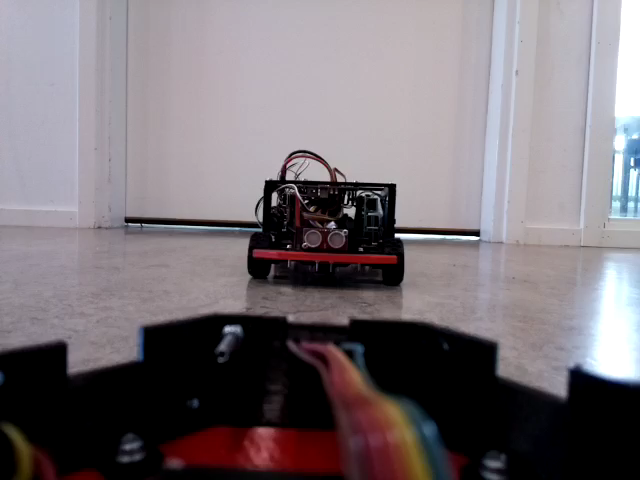
#> input picture project/opendlv-perception-kiwi-detection/tests_based_on_classical_CV/1534849290467891.png, 640 x 480 px; its folder holds only this picture in this run
$ python classical_kiwi_detector.py
#> lines starting #> are read from the running program, lines starting #| are printed output that depends on the picture; after the words box and inside, x2 and y2 are one past the last pixel; in counts of white or black regions, pixels touching at a corner belong together
"""
Created by Jan Schiffeler on 12.05.20
jan.schiffeler[at]gmail.com

Changed by


Python 3.8
Library version:
openCV 4.2

TODO Mask edge image with colour thresholded image. So only complex black areas are detected
"""
import cv2
import numpy as np
import matplotlib.pyplot as plt


def find_kiwi_box(img_name):
#> called with img_name = '1534849290467891.png'
    img_colour = cv2.imread(img_name, 1)
#> img_colour is the input picture: shape (480, 640, 3); mean B, G, R 118.9, 113.9, 121.6
    img_colour_cut = img_colour[130:310, :, :]
    img = cv2.imread(img_name, 0)
#> img: shape (480, 640); min 0, max 255, mean 116.3
    img_cut = img[130:310, :]
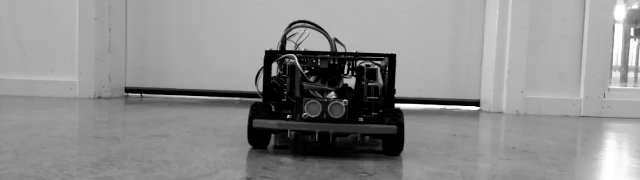
#> img_cut: shape (180, 640); min 0, max 255, mean 140.7
    img_edges = cv2.Canny(img_cut, 100, 200)
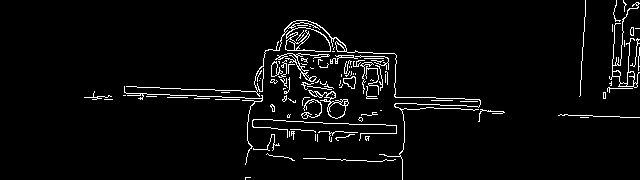
#> img_edges: shape (180, 640); 3.9% white in thin lines or dots, all inside (x1, y1, x2, y2) = (84, 0, 640, 180)

    kernel = np.ones((5, 5), np.uint8)
    dilation = cv2.dilate(img_edges, kernel, iterations=2)
#> dilation: shape (180, 640); 23.6% white; 6 white regions, box (x1, y1, x2, y2) and area: (119, 16, 509, 180) 21737, (599, 0, 640, 103) 3054, (575, 0, 590, 101) 957, (554, 110, 640, 122) 836, (80, 87, 117, 104) 474, (241, 173, 255, 180) 98
    img_edges = cv2.erode(dilation, kernel, iterations=2)
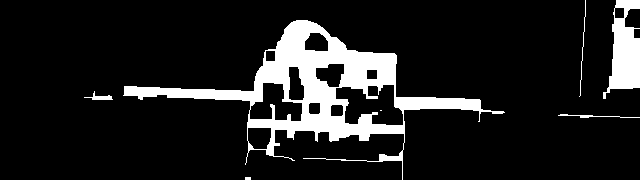
#> img_edges: shape (180, 640); 12.3% white; 7 white regions (2 under 20 px), largest, box (x1, y1, x2, y2) and area: (123, 20, 505, 180) 11723, (603, 0, 640, 99) 2070, (558, 114, 640, 118) 112, (84, 91, 113, 100) 98, (579, 0, 586, 97) 97

    horizontal = np.sum(img_edges, 0)
#> horizontal = 640 values, max 28560 at index 304, min 0 at index 0, mean 5625.9
    vertical = np.sum(img_edges, 1)
#> vertical = 180 values, max 56865 at index 97, min 255 at index 165, mean 20003.3
    horizontal_zero = np.zeros_like(horizontal)
#> horizontal_zero = 640 values from 0 to 0
    vertical_zero = np.zeros_like(vertical)
#> vertical_zero = 180 values from 0 to 0

    # smoothing the curve
    for n in range(10):
        horizontal_zero += np.roll(horizontal, n) + np.roll(horizontal, -n)
        vertical_zero += np.roll(vertical, n) + np.roll(vertical, -n)
#> after the loop, horizontal_zero = 640 values, max 456195 at index 308, min 0 at index 9, mean 112518.8; vertical_zero = 180 values, max 884085 at index 97, min 14790 at index 170, mean 400066.7
    horizontal += horizontal_zero
#> horizontal = 640 values, max 481440 at index 308, min 0 at index 9, mean 118144.7
    vertical += vertical_zero
#> vertical = 180 values, max 940950 at index 97, min 15045 at index 170, mean 420070

    horizontal_max = np.argmax(horizontal)
#> horizontal_max = 308
    vertical_max = np.argmax(vertical)
#> vertical_max = 97

    # use fixed rect size (Half maximum doesn't work better)
    box_radius = 150
    v_l = vertical_max - box_radius if vertical_max - box_radius > 0 else 0
#> v_l = 0
    v_u = vertical_max + box_radius if vertical_max + box_radius < vertical.shape else vertical.shape[0]
#> v_u = 180
    h_l = horizontal_max - box_radius if horizontal_max - box_radius > 0 else 0
#> h_l = 158
    h_u = horizontal_max + box_radius if horizontal_max + box_radius < horizontal.shape else horizontal.shape[0]
#> h_u = 458

    # print(f'{h_u=}, {h_l=}, {v_u=}, {v_l=}')
    # print(horizontal[horizontal_max]/horizontal.mean())
    # print(np.median(horizontal))

    roi = img_cut[v_l:v_u, h_l:h_u]
    ret, roi = cv2.threshold(roi, 100, 255, cv2.THRESH_BINARY_INV)
#> roi: shape (180, 300); 34.8% white; 21 white regions (18 under 20 px), largest, box (x1, y1, x2, y2) and area: (0, 20, 300, 180) 18593, (160, 173, 179, 180) 54, (102, 176, 117, 179) 24
    # roi = cv2.adaptiveThreshold(roi, 255, cv2.ADAPTIVE_THRESH_GAUSSIAN_C, \
    #                       cv2.THRESH_BINARY, 49, 2)

    roi = cv2.erode(roi, kernel, iterations=5)
#> roi: shape (180, 300); 6.3% white; 6 white regions (1 under 20 px), largest, box (x1, y1, x2, y2) and area: (100, 106, 236, 160) 3200, (165, 73, 175, 81) 66, (138, 83, 144, 96) 62, (199, 99, 203, 108) 36, (115, 86, 117, 99) 26
    roi = cv2.dilate(roi, kernel, iterations=8)
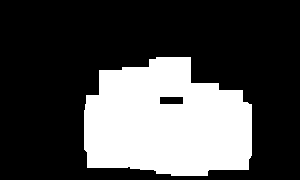
#> roi: shape (180, 300); 29.3% white; 1 white region

    contours, _ = cv2.findContours(roi, cv2.RETR_TREE, cv2.CHAIN_APPROX_SIMPLE)
#> contours = 2 contours; box (x1, y1, x2, y2) and area: (84, 57, 252, 176) 15694, (159, 96, 184, 105) 190
    contours_poly = []
    boundRect = []
    for i, c in enumerate(contours):
        contours_poly.append(cv2.approxPolyDP(c, 3, True))
        boundRect.append(cv2.boundingRect(contours_poly[i]))
#> this loop made 2 passes
#> after the loop, boundRect = [(84, 57, 168, 119), (159, 96, 25, 9)]; contours_poly = 2 contours; box (x1, y1, x2, y2) and area: (84, 57, 252, 176) 15593, (159, 96, 184, 105) 162

    drawing = np.repeat(roi[:, :, np.newaxis], 3, 2)
#> drawing: shape (180, 300, 3); 29.3% white; 1 white region
    data_roi = img_colour_cut[v_l:v_u, h_l:h_u].copy()
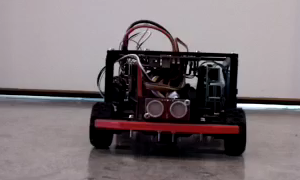
#> data_roi: shape (180, 300, 3); mean B, G, R 115.9, 112.4, 122.6
    drawing = cv2.bitwise_and(drawing, data_roi)

    # filter unlikely bounding boxes
    popper = []
    for i in range(len(boundRect)):
        width = int(boundRect[i][2])
        height = int(boundRect[i][3])
        if width < 80 or height < 80 or height/width > 1.5:
            popper.append(i)
#> this loop made 2 passes
#> (width, height) on passes 1 to 2: (168, 119), (25, 9)
#> after the loop, popper = [1]

    if popper is not None:
        popper.reverse()

    for i in popper:
        boundRect.pop(i)
        contours_poly.pop(i)
#> this loop made 1 pass
#> after the loop, boundRect = [(84, 57, 168, 119)]; contours_poly = 1 contour; box (x1, y1, x2, y2) and area: (84, 57, 252, 176) 15593

    for i in range(len(boundRect)):
        color = (180, 0, 255)
        # cv2.drawContours(drawing, contours_poly, i, color)
        cv2.rectangle(drawing,
                      (int(boundRect[i][0]), int(boundRect[i][1])),
                      (int(boundRect[i][0]+boundRect[i][2]), int(boundRect[i][1]+boundRect[i][3])),
                      color, 2)
#> this loop made 1 pass
#> color on pass 1: (180, 0, 255)
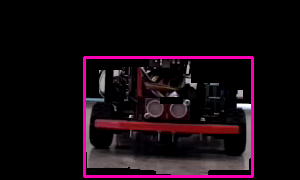
#> drawing: shape (180, 300, 3); mean of channels 0, 1, 2 16, 9.5, 21.5; drawn as B, G, R

    if len(boundRect) != 1:
        detection = "No Kiwi Car"
    else:
        detection = "There is a Kiwi Car!"

    img_colour = cv2.rectangle(img_colour, (h_l, v_l + 130), (h_u, v_u + 130), (0, 255, 0), thickness=4)
#> img_colour: shape (480, 640, 3); 1.56% of pixels changed, all inside (x1, y1, x2, y2) = (156, 128, 461, 313)

    fig, ((ax1, ax2), (ax3, ax4)) = plt.subplots(nrows=2, ncols=2)
    ax1.set(title=img_name)
    ax2.set(title="vertical edge density distribution")
    ax3.set(title="horizontal edge density distribution")
    ax4.set(title=detection)
    ax1.imshow(np.flip(img_colour, 2))
    ax3.plot(horizontal)
    ax2.plot(vertical, np.arange(vertical.shape[0]))
    ax4.imshow(np.flip(drawing, 2), cmap='gray')
    plt.show()
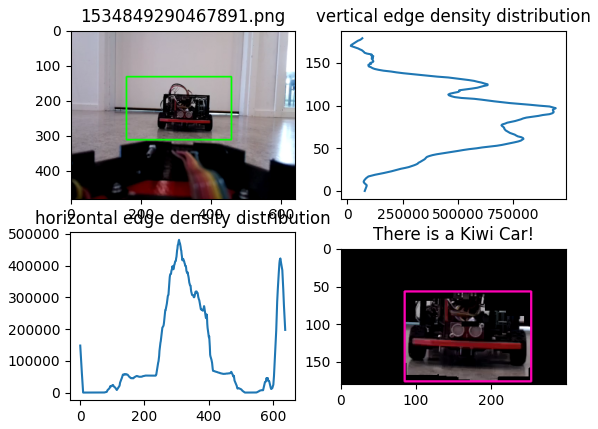
#> figure drawn by matplotlib, 4 panels; panel 3: curve peaks at x = 308, y = 481440


if __name__ == "__main__":
    import glob
    import os

    for pathAndFilename in glob.iglob(os.path.join("*.png")):
        # print(pathAndFilename)
        title, ext = os.path.splitext(os.path.basename(pathAndFilename))
        find_kiwi_box(title + '.png')

$ run again, on project/opendlv-perception-kiwi-detection/tests_based_on_classical_CV/1534849383150307.png
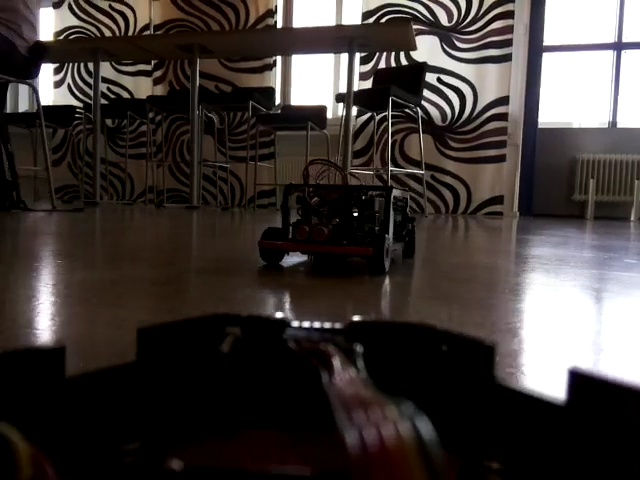
#> input picture project/opendlv-perception-kiwi-detection/tests_based_on_classical_CV/1534849383150307.png, 640 x 480 px
#> in find_kiwi_box, img_colour is the input picture: shape (480, 640, 3); mean B, G, R 55.1, 57.5, 63.8
#> dilation: shape (180, 640); 42.4% white; 16 white regions, largest, box (x1, y1, x2, y2) and area: (7, 0, 527, 180) 38942, (574, 20, 640, 107) 4215, (27, 128, 60, 180) 1250
#> in find_kiwi_box, `img_edges = cv2.erode(dilation, kernel, iterations=2)`:
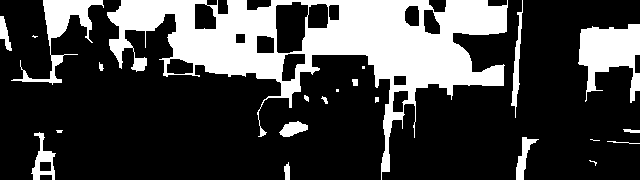
#> img_edges: shape (180, 640); 25.6% white; 22 white regions (6 under 20 px), largest, box (x1, y1, x2, y2) and area: (107, 0, 508, 180) 22743, (578, 24, 640, 103) 2803, (11, 0, 104, 85) 1792
#> in find_kiwi_box, `horizontal = np.sum(img_edges, 0)`: horizontal = 640 values, max 37485 at index 385, min 0 at index 104, mean 11770.2
#> in find_kiwi_box, `vertical = np.sum(img_edges, 1)`: vertical = 180 values, max 106335 at index 29, min 3060 at index 108, mean 41849.8
#> after the loop in find_kiwi_box, `for n in range(10):`: horizontal_zero = 640 values, max 591090 at index 389, min 0 at index 548, mean 235404.8; vertical_zero = 180 values, max 1813815 at index 29, min 96135 at index 113, mean 836995
#> in find_kiwi_box, `horizontal += horizontal_zero`: horizontal = 640 values, max 627810 at index 389, min 0 at index 548, mean 247175.1
#> in find_kiwi_box, `vertical += vertical_zero`: vertical = 180 values, max 1920150 at index 29, min 102000 at index 113, mean 878844.8
#> horizontal_max = 389
#> vertical_max = 29
#> v_l = 0
#> v_u = 179
#> h_l = 239
#> h_u = 539
#> contours = 1 contour; box (x1, y1, x2, y2) and area: (0, 0, 300, 179) 50094
#> the loop in find_kiwi_box, `for i, c in enumerate(contours):` made 1 pass
#> after the loop in find_kiwi_box, `for i, c in enumerate(contours):`: boundRect = [(0, 0, 300, 179)]; contours_poly = 1 contour; box (x1, y1, x2, y2) and area: (0, 0, 300, 179) 49960
#> the loop in find_kiwi_box, `for i in range(len(boundRect)):` made 1 pass
#> (width, height) on pass 1: (300, 179)
#> after the loop in find_kiwi_box, `for i in range(len(boundRect)):`: popper = []
#> the loop in find_kiwi_box, `for i in range(len(boundRect)):` made 1 pass
#> color on pass 1: (180, 0, 255)
#> img_colour: shape (480, 640, 3); 1.56% of pixels changed, all inside (x1, y1, x2, y2) = (237, 128, 542, 312)
#> in find_kiwi_box, `plt.show()`:
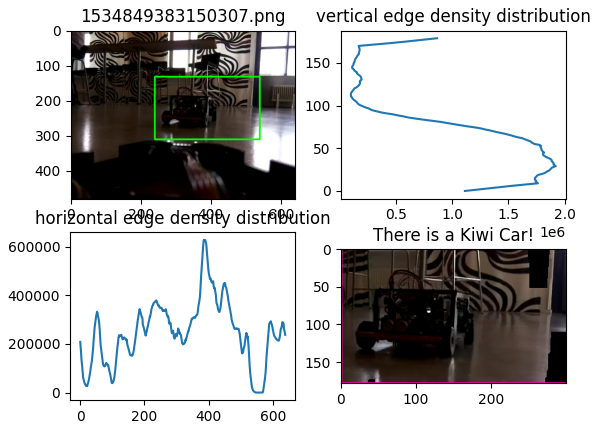
#> figure drawn by matplotlib, 4 panels; panel 3: curve peaks at x = 389, y = 627810
